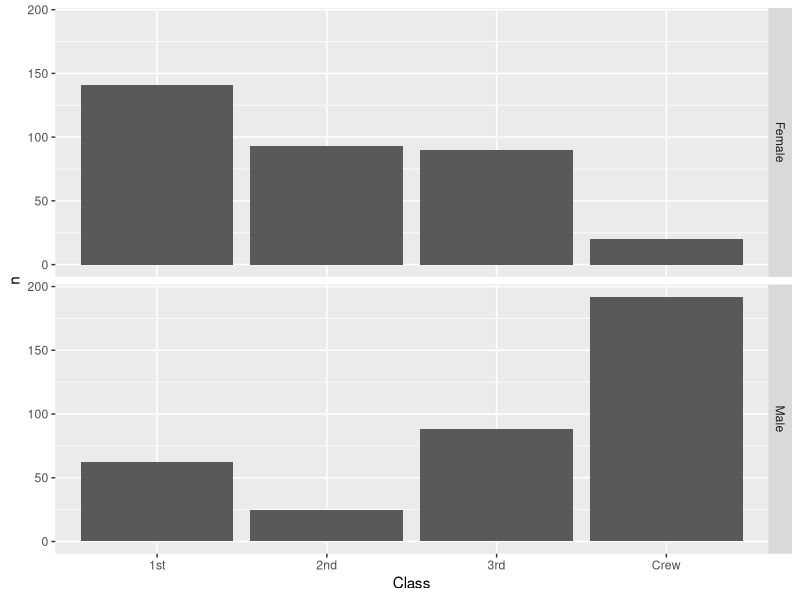
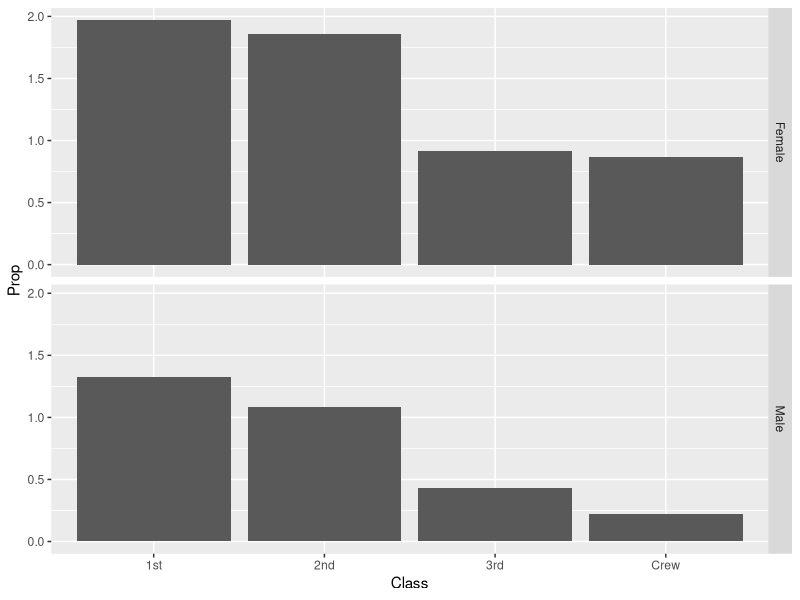
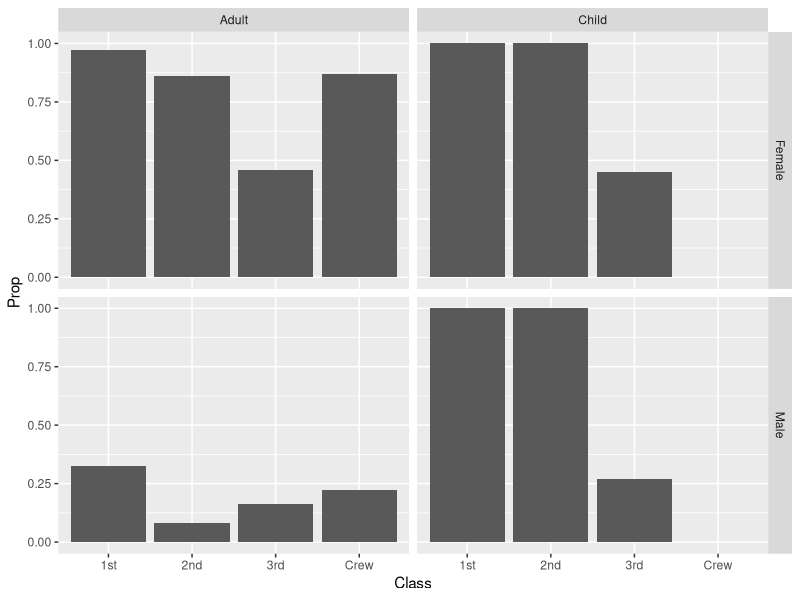

These figures' R source, in order:
## ---- chunk 1
library(tidyverse)

df_titanic <- as_tibble(Titanic)
## ---- chunk 2
glimpse(df_titanic)
## ---- chunk 3
## NOTE: No need to edit! We'll cover how to
## do this calculation in a later exercise.
df_titanic %>% summarize(total = sum(n))
## ---- chunk 4
df_titanic %>% 
  filter(Survived == "Yes") %>% 
  ggplot(aes(x = Class, y = n)) +
  geom_col() +
  facet_grid(Sex ~ .)
## ---- chunk 5
## NOTE: No need to edit! We'll cover how to
## do this calculation in a later exercise.
df_prop <-
  df_titanic %>%
  group_by(Class, Sex, Age) %>%
  mutate(
    Total = sum(n),
    Prop = n / Total
  ) %>%
  ungroup()
df_prop
## ---- chunk 6
df_prop %>% 
  filter(Survived == "Yes") %>% 
  ggplot(aes(x = Class, y = Prop)) +
  geom_col() +
  facet_grid(Sex ~ .)
## ---- chunk 7
df_prop %>% 
  filter(Survived == "Yes") %>% 
  ggplot(aes(x = Class, y = Prop)) +
  geom_col() +
  facet_grid(Sex ~ Age)
